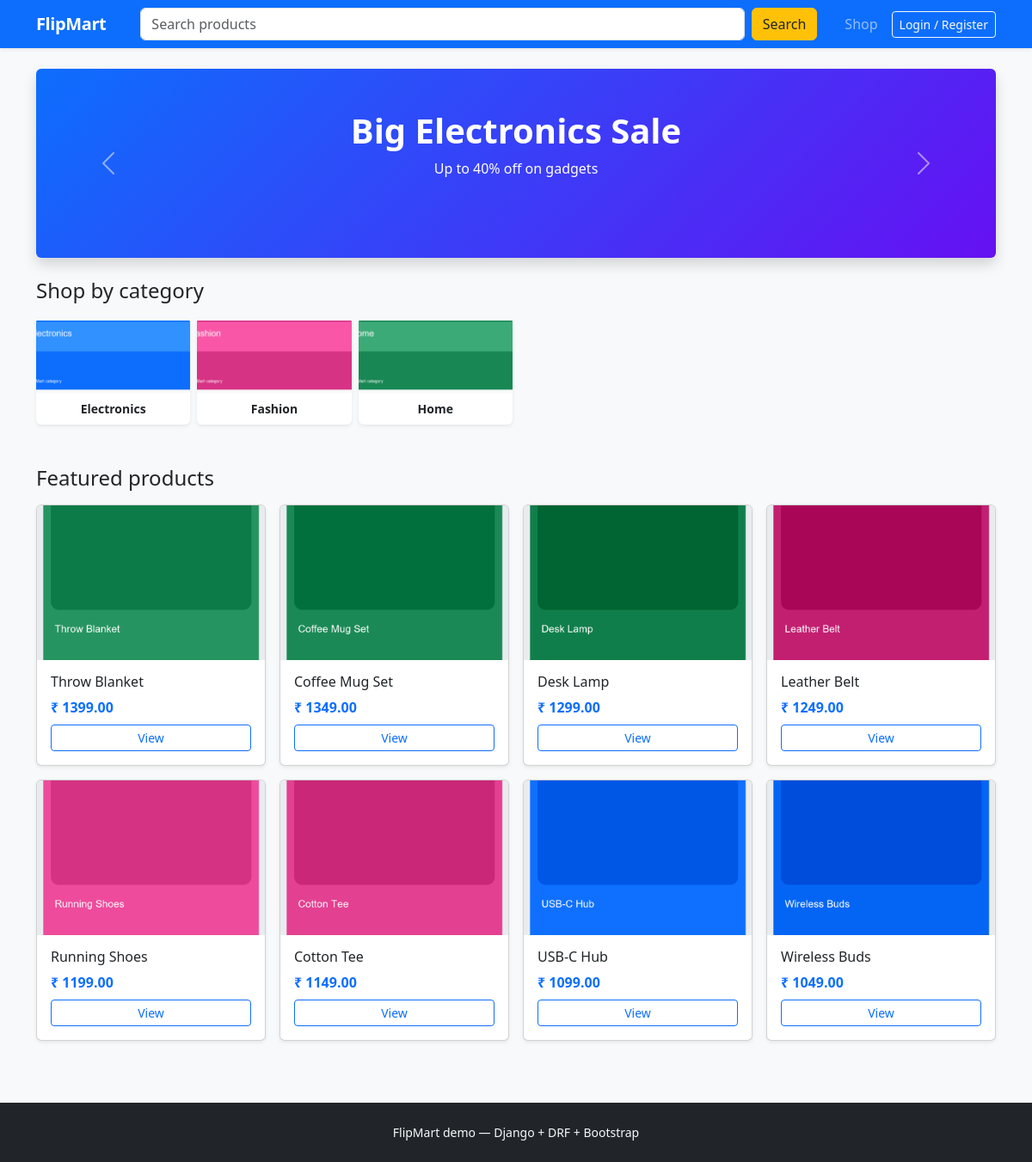
The page / on the database its author committed.
### store/models.py (models this page shows, shortened)
class Category(models.Model):
    name = models.CharField(max_length=120, unique=True)
    slug = models.SlugField(max_length=140, unique=True)
    description = models.TextField(blank=True)
    image = models.ImageField(upload_to='categories/', blank=True, null=True)
    is_active = models.BooleanField(default=True)
    class Meta:
        verbose_name_plural = 'Categories'
        ordering = ['name']

class Product(models.Model):
    category = models.ForeignKey(Category, on_delete=models.PROTECT, related_name='products')
    name = models.CharField(max_length=255)
    slug = models.SlugField(max_length=280, unique=True)
    sku = models.CharField(max_length=64, unique=True, blank=True)
    description = models.TextField(blank=True)
    price = models.DecimalField(max_digits=12, decimal_places=2)
    compare_at_price = models.DecimalField(max_digits=12, decimal_places=2, null=True, blank=True)
    stock = models.PositiveIntegerField(default=0)
    is_active = models.BooleanField(default=True)
    main_image = models.ImageField(upload_to='products/', blank=True, null=True)
    created_at = models.DateTimeField(auto_now_add=True)
    updated_at = models.DateTimeField(auto_now=True)
    class Meta:
        ordering = ['-created_at']

### store/views.py (the view)
# urls.py: path('', views.HomeView.as_view(), name='home'),
class HomeView(TemplateView):
    template_name = 'store/home.html'
    def get_context_data(self, **kwargs):
        ctx = super().get_context_data(**kwargs)
        ctx['featured'] = Product.objects.filter(is_active=True)[:8]
        ctx['categories'] = Category.objects.filter(is_active=True)[:12]
        return ctx

### store/context_processors.py (called while the page is built)
def cart_count(request):
    if not request.user.is_authenticated:
        return {'cart_item_count': 0}
    from .models import Cart
    cart, _ = Cart.objects.get_or_create(user=request.user)
    n = sum(i.quantity for i in cart.items.all())
    return {'cart_item_count': n}

### templates/store/home.html (shortened to what this page needs)
{% extends "base.html" %}
{% load static %}
{% block content %}
<div id="hero-carousel" class="carousel slide mb-4 rounded overflow-hidden shadow" data-bs-ride="carousel">
  <div class="carousel-inner">
    <div class="carousel-item active">
      <div class="bg-gradient-primary text-white p-5 text-center" style="min-height:220px;background:linear-gradient(135deg,#0d6efd,#6610f2);">
        <h2 class="display-6 fw-bold">Big Electronics Sale</h2>
        <p class="mb-0">Up to 40% off on gadgets</p>
      </div>
    </div>
  </div>
  <button class="carousel-control-prev" type="button" data-bs-target="#hero-carousel" data-bs-slide="prev"><span class="carousel-control-prev-icon"></span></button>
  <button class="carousel-control-next" type="button" data-bs-target="#hero-carousel" data-bs-slide="next"><span class="carousel-control-next-icon"></span></button>
</div>
<h2 class="h4 mb-3">Shop by category</h2>
<div class="row g-2 mb-5">
  {% for c in categories %}
  <div class="col-6 col-md-3 col-lg-2">
    <a class="text-decoration-none" href="{% url 'store:product_list' %}?category={{ c.slug }}">
      <div class="card h-100 border-0 shadow-sm text-center overflow-hidden">
        {% if c.image %}
        <img src="{{ c.image.url }}" class="w-100 object-fit-cover" style="height:88px" alt="">
        {% else %}
        <img src="{% static 'img/no-image.svg' %}" class="w-100 object-fit-cover bg-light" style="height:88px" alt="">
        {% endif %}
        <div class="small fw-semibold text-dark p-2">{{ c.name }}</div>
      </div>
    </a>
  </div>
  {% empty %}
  <p>Add categories in admin.</p>
  {% endfor %}
</div>
<h2 class="h4 mb-3">Featured products</h2>
<div class="row g-3">
  {% for p in featured %}
  <div class="col-6 col-md-4 col-lg-3">
    <div class="card h-100 shadow-sm product-card">
      {% if p.main_image %}
      <img src="{{ p.main_image.url }}" class="card-img-top object-fit-cover" style="height:180px" alt="">
      {% else %}
      <img src="{% static 'img/no-image.svg' %}" class="card-img-top object-fit-cover bg-light" style="height:180px" alt="">
      {% endif %}
      <div class="card-body d-flex flex-column">
        <h3 class="h6 card-title">{{ p.name }}</h3>
        <p class="text-primary fw-bold mb-2">₹ {{ p.price }}</p>
        <a class="btn btn-sm btn-outline-primary mt-auto stretched-link" href="{% url 'store:product_detail' p.slug %}">View</a>
      </div>
    </div>
  </div>
  {% empty %}
  <p>No products yet — add some in admin.</p>
  {% endfor %}
</div>
{% endblock %}

### templates/base.html (shortened to what this page needs)
{% load static %}
<!DOCTYPE html>
<html lang="en">
<head>
  <link href="https://cdn.jsdelivr.net/npm/bootstrap@5.3.3/dist/css/bootstrap.min.css" rel="stylesheet">
  <link rel="stylesheet" href="{% static 'css/custom.css' %}">
</head>
<body class="bg-light">
  <nav class="navbar navbar-expand-lg navbar-dark bg-primary shadow-sm">
    <div class="container">
      <a class="navbar-brand fw-bold" href="{% url 'store:home' %}">FlipMart</a>
      <div class="collapse navbar-collapse" id="nav">
        <form class="d-flex mx-lg-4 flex-grow-1 position-relative" id="search-form" action="{% url 'store:product_list' %}" method="get">
          <input class="form-control me-2" type="search" name="q" id="search-input" placeholder="Search products" value="{{ request.GET.q }}" autocomplete="off">
          <button class="btn btn-warning text-dark" type="submit">Search</button>
        </form>
        <ul class="navbar-nav ms-auto align-items-lg-center gap-2">
          <li class="nav-item"><a class="nav-link" href="{% url 'store:product_list' %}">Shop</a></li>
          {% if user.is_authenticated %}
          <li class="nav-item"><a class="nav-link" href="{% url 'store:cart' %}">Cart <span class="badge bg-warning text-dark" id="nav-cart-count">{{ cart_item_count }}</span></a></li>
          <li class="nav-item"><a class="nav-link" href="{% url 'store:wishlist' %}">Wishlist</a></li>
          <li class="nav-item"><a class="nav-link" href="{% url 'store:orders' %}">Orders</a></li>
          <li class="nav-item"><a class="nav-link" href="{% url 'accounts:profile' %}">Profile</a></li>
          <li class="nav-item">
            <form method="post" action="{% url 'accounts:logout' %}" class="d-inline">
              {% csrf_token %}
              <button type="submit" class="nav-link btn btn-link link-light text-decoration-none p-0 border-0 bg-transparent">Logout</button>
            </form>
          </li>
          {% else %}
          <li class="nav-item"><button type="button" class="btn btn-outline-light btn-sm" data-bs-toggle="modal" data-bs-target="#authModal">Login / Register</button></li>
          {% endif %}
        </ul>
      </div>
    </div>
  </nav>
  <div class="toast-container position-fixed top-0 end-0 p-3" style="z-index:1080;">
  </div>
  <main class="container py-4">
    {% block content %}{% endblock %}
  </main>
  <footer class="bg-dark text-light py-4 mt-5">
    <div class="container small text-center">FlipMart demo — Django + DRF + Bootstrap</div>
  </footer>
  {% if not user.is_authenticated %}
  {% load socialaccount %}
  {% endif %}
</body>
</html>

### static/css/custom.css (style rules this page uses)
.object-fit-cover { object-fit: cover; }
.product-card .stretched-link::after { z-index: 1; }
.navbar-brand { letter-spacing: -0.02em; }

### rows shown on the page
Category: image (picture), name "Electronics"
Category: image (picture), name "Fashion"
Category: image (picture), name "Home"
Product: main_image (placeholder picture), name "Throw Blanket", price "1399.00"
Product: main_image (picture), name "Coffee Mug Set", price "1349.00"
Product: main_image (picture), name "Desk Lamp", price "1299.00"
Product: main_image (picture), name "Leather Belt", price "1249.00"
Product: main_image (picture), name "Running Shoes", price "1199.00"
Product: main_image (picture), name "Cotton Tee", price "1149.00"
Product: main_image (picture), name "USB-C Hub", price "1099.00"
Product: main_image (picture), name "Wireless Buds", price "1049.00"
